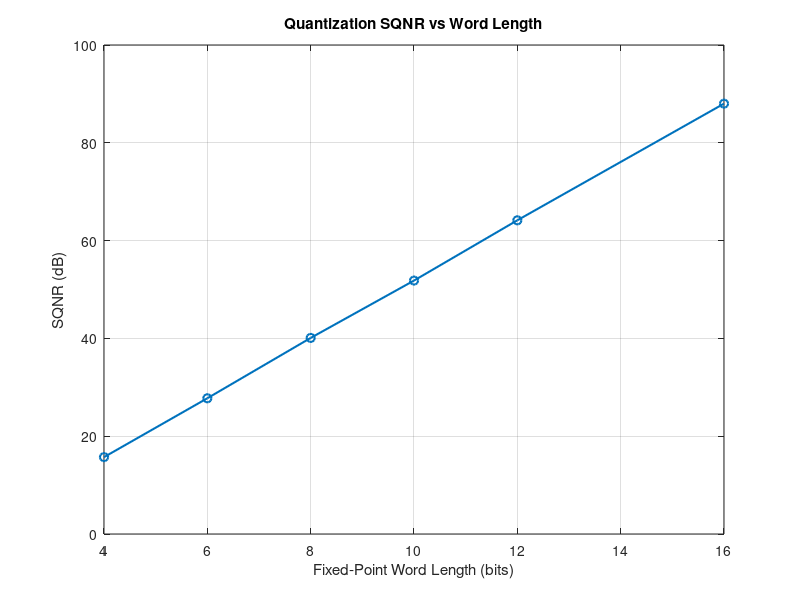
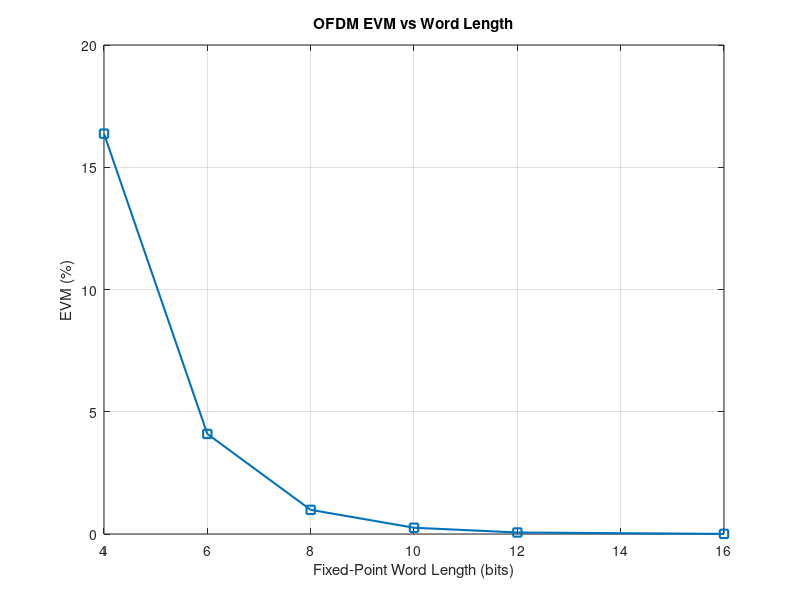
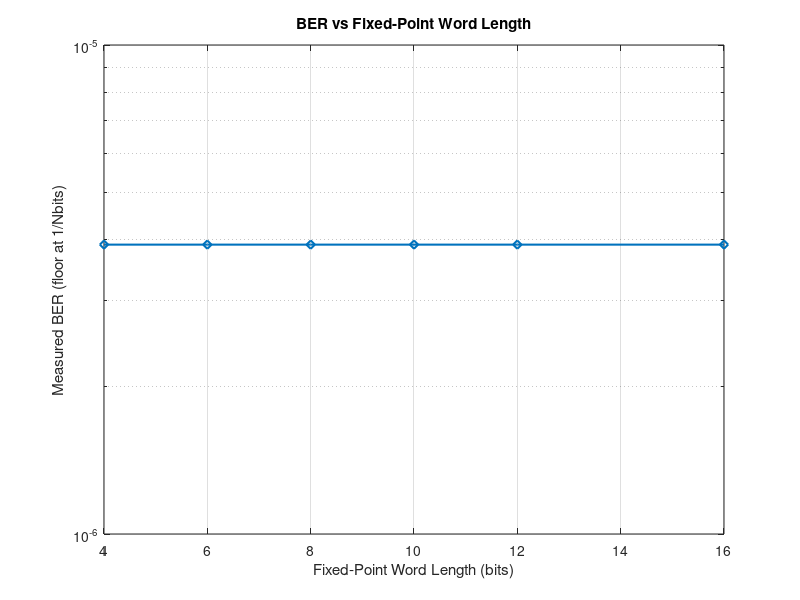

The MATLAB source for these figures, in order:

%% Phase 4 - Fixed-Point Quantization Analysis
% OFDM DSP Project
% Requires Base MATLAB only

clear;
clc;
close all;
rng(42);

%% STEP 1: OFDM Parameters
Nfft = 64;
Ncp = 16;
numOFDMSymbols = 2000;
bitsPerSymbol = 2;

numBits = Nfft * numOFDMSymbols * bitsPerSymbol;

% Test different fixed-point word lengths
wordLengths = [4 6 8 10 12 16];

%% STEP 2: Generate Random Bits
txBits = randi([0 1], numBits, 1);

%% STEP 3: QPSK Modulation
pairs = reshape(txBits, 2, []);

I = 1 - 2*pairs(1,:);
Q = 1 - 2*pairs(2,:);

qpskSymbols = (I + 1j*Q)/sqrt(2);

X = reshape(qpskSymbols, Nfft, numOFDMSymbols);

%% STEP 4: OFDM Modulation
txTime = ifft(X, Nfft, 1);

txCP = [txTime(end-Ncp+1:end,:); txTime];

txSignal = txCP(:);

%% STEP 5: Fixed-Point Quantization
% Normalize both I and Q using one common scale.
% Signed fixed-point range is approximately [-1, 1).

scale = max([abs(real(txSignal)); abs(imag(txSignal))]);

normalizedSignal = txSignal / scale;

SQNR = zeros(size(wordLengths));
EVM = zeros(size(wordLengths));
BER = zeros(size(wordLengths));

for k = 1:length(wordLengths)

    B = wordLengths(k);

    % Signed B-bit quantizer with B-1 fractional bits
    fractionalBits = B - 1;
    step = 2^(-fractionalBits);

    % Quantize real and imaginary components
    qReal = round(real(normalizedSignal)/step)*step;
    qImag = round(imag(normalizedSignal)/step)*step;

    % Saturate to signed fixed-point limits
    minVal = -1;
    maxVal = 1-step;

    qReal = min(max(qReal,minVal),maxVal);
    qImag = min(max(qImag,minVal),maxVal);

    quantizedSignal = scale*(qReal + 1j*qImag);

    %% Quantization Error
    errorSignal = txSignal - quantizedSignal;

    signalPower = mean(abs(txSignal).^2);
    errorPower = mean(abs(errorSignal).^2);

    SQNR(k) = 10*log10(signalPower/errorPower);

    %% OFDM Receiver
    rxFrame = reshape(quantizedSignal, ...
        Nfft+Ncp, numOFDMSymbols);

    rxTime = rxFrame(Ncp+1:end,:);

    Y = fft(rxTime,Nfft,1);

    rxSymbols = Y(:);

    %% Error Vector Magnitude
    referenceSymbols = X(:);

    EVM(k) = 100*sqrt( ...
        sum(abs(rxSymbols-referenceSymbols).^2) / ...
        sum(abs(referenceSymbols).^2));

    %% QPSK Demodulation
    rxI = real(rxSymbols) < 0;
    rxQ = imag(rxSymbols) < 0;

    rxPairs = [rxI.'; rxQ.'];
    rxBits = rxPairs(:);

    BER(k) = mean(txBits ~= rxBits);

    fprintf(['Word Length = %2d bits | ' ...
        'SQNR = %7.2f dB | ' ...
        'EVM = %7.3f %% | BER = %.6f\n'], ...
        B,SQNR(k),EVM(k),BER(k));

end

%% STEP 6: Plot SQNR
figure;
plot(wordLengths,SQNR,'o-','LineWidth',1.5);
grid on;
xlabel('Fixed-Point Word Length (bits)');
ylabel('SQNR (dB)');
title('Quantization SQNR vs Word Length');

%% STEP 7: Plot EVM
figure;
plot(wordLengths,EVM,'s-','LineWidth',1.5);
grid on;
xlabel('Fixed-Point Word Length (bits)');
ylabel('EVM (%)');
title('OFDM EVM vs Word Length');

%% STEP 8: Plot BER
figure;
semilogy(wordLengths,max(BER,1/numBits), ...
    'd-','LineWidth',1.5);
grid on;
xlabel('Fixed-Point Word Length (bits)');
ylabel('Measured BER (floor at 1/Nbits)');
title('BER vs Fixed-Point Word Length');
